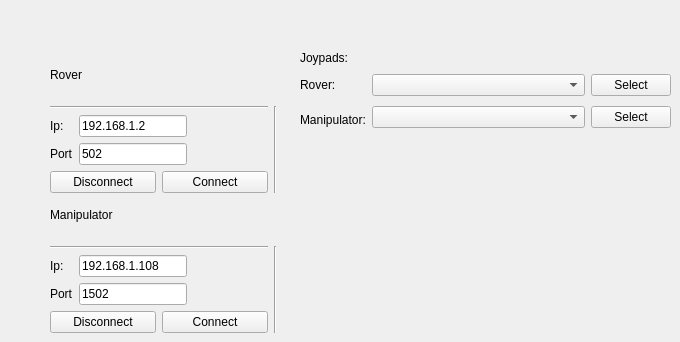
            <widget class="QWidget" name="tab_3">
             <attribute name="title">
              <string>Settings</string>
             </attribute>
             <widget class="QWidget" name="layoutWidget_4">
              <property name="geometry">
               <rect>
                <x>50</x>
                <y>190</y>
                <width>227</width>
                <height>143</height>
               </rect>
              </property>
              <layout class="QVBoxLayout" name="verticalLayout_36">
               <item>
                <widget class="QLabel" name="labelManipulator">
                 <property name="text">
                  <string>Manipulator</string>
                 </property>
                </widget>
               </item>
               <item>
                <layout class="QHBoxLayout" name="horizontalLayout_25">
                 <item>
                  <layout class="QVBoxLayout" name="verticalLayout_37">
                   <item>
                    <widget class="Line" name="line_4">
                     <property name="orientation">
                      <enum>Qt::Horizontal</enum>
                     </property>
                    </widget>
                   </item>
                   <item>
                    <layout class="QVBoxLayout" name="verticalLayout_38">
                     <item>
                      <layout class="QHBoxLayout" name="horizontalLayout_26">
                       <item>
                        <layout class="QHBoxLayout" name="horizontalLayout_27">
                         <item>
                          <layout class="QVBoxLayout" name="verticalLayout_39">
                           <item>
                            <widget class="QLabel" name="labelIpManipulator">
                             <property name="text">
                              <string>Ip:</string>
                             </property>
                            </widget>
                           </item>
                           <item>
                            <widget class="QLabel" name="labelPortManipulator">
                             <property name="text">
                              <string>Port</string>
                             </property>
                            </widget>
                           </item>
                          </layout>
                         </item>
                         <item>
                          <layout class="QVBoxLayout" name="verticalLayout_40">
                           <item>
                            <widget class="QLineEdit" name="lineEditIPManipulator">
                             <property name="text">
                              <string>192.168.1.108</string>
                             </property>
                            </widget>
                           </item>
                           <item>
                            <widget class="QLineEdit" name="lineEditPortManipulator">
                             <property name="text">
                              <string>1502</string>
                             </property>
                            </widget>
                           </item>
                          </layout>
                         </item>
                        </layout>
                       </item>
                       <item>
                        <spacer name="horizontalSpacer_2">
                         <property name="orientation">
                          <enum>Qt::Horizontal</enum>
                         </property>
                         <property name="sizeHint" stdset="0">
                          <size>
                           <width>40</width>
                           <height>20</height>
                          </size>
                         </property>
                        </spacer>
                       </item>
                      </layout>
                     </item>
                     <item>
                      <layout class="QHBoxLayout" name="horizontalLayout_28">
                       <item>
                        <layout class="QHBoxLayout" name="horizontalLayout_29">
                         <item>
                          <widget class="QPushButton" name="pushButtonDisconnectManipulator">
                           <property name="text">
                            <string>Disconnect</string>
                           </property>
                          </widget>
                         </item>
                         <item>
                          <widget class="QPushButton" name="pushButtonConnectManipulator">
                           <property name="text">
                            <string>Connect</string>
                           </property>
                          </widget>
                         </item>
                        </layout>
                       </item>
                      </layout>
                     </item>
                    </layout>
                   </item>
                  </layout>
                 </item>
                 <item>
                  <widget class="Line" name="line_5">
                   <property name="orientation">
                    <enum>Qt::Vertical</enum>
                   </property>
                  </widget>
                 </item>
                </layout>
               </item>
              </layout>
             </widget>
             <widget class="QLabel" name="label_39">
              <property name="geometry">
               <rect>
                <x>300</x>
                <y>50</y>
                <width>57</width>
                <height>15</height>
               </rect>
              </property>
              <property name="text">
               <string>Joypads:</string>
              </property>
             </widget>
             <widget class="QWidget" name="layoutWidget_5">
              <property name="geometry">
               <rect>
                <x>50</x>
                <y>50</y>
                <width>227</width>
                <height>143</height>
               </rect>
              </property>
              <layout class="QVBoxLayout" name="verticalLayout_41">
               <item>
                <widget class="QLabel" name="labelRover">
                 <property name="text">
                  <string>Rover</string>
                 </property>
                </widget>
               </item>
               <item>
                <layout class="QHBoxLayout" name="horizontalLayout_30">
                 <item>
                  <layout class="QVBoxLayout" name="verticalLayout_42">
                   <item>
                    <widget class="Line" name="line">
                     <property name="orientation">
                      <enum>Qt::Horizontal</enum>
                     </property>
                    </widget>
                   </item>
                   <item>
                    <layout class="QVBoxLayout" name="verticalLayout_43">
                     <item>
                      <layout class="QHBoxLayout" name="horizontalLayout_31">
                       <item>
                        <layout class="QHBoxLayout" name="horizontalLayout_32">
                         <item>
                          <layout class="QVBoxLayout" name="verticalLayout_44">
                           <item>
                            <widget class="QLabel" name="labelIpRover">
                             <property name="text">
                              <string>Ip:</string>
                             </property>
                            </widget>
                           </item>
                           <item>
                            <widget class="QLabel" name="labelPortRover">
                             <property name="text">
                              <string>Port</string>
                             </property>
                            </widget>
                           </item>
                          </layout>
                         </item>
                         <item>
                          <layout class="QVBoxLayout" name="verticalLayout_45">
                           <item>
                            <widget class="QLineEdit" name="lineEditIPRover">
                             <property name="text">
                              <string>192.168.1.2</string>
                             </property>
                            </widget>
                           </item>
                           <item>
                            <widget class="QLineEdit" name="lineEditPortRover">
                             <property name="text">
                              <string>502</string>
                             </property>
                            </widget>
                           </item>
                          </layout>
                         </item>
                        </layout>
                       </item>
                       <item>
                        <spacer name="horizontalSpacer_3">
                         <property name="orientation">
                          <enum>Qt::Horizontal</enum>
                         </property>
                         <property name="sizeHint" stdset="0">
                          <size>
                           <width>40</width>
                           <height>20</height>
                          </size>
                         </property>
                        </spacer>
                       </item>
                      </layout>
                     </item>
                     <item>
                      <layout class="QHBoxLayout" name="horizontalLayout_33">
                       <item>
                        <layout class="QHBoxLayout" name="horizontalLayout_34">
                         <item>
                          <widget class="QPushButton" name="pushButtonDisconnectRover">
                           <property name="text">
                            <string>Disconnect</string>
                           </property>
                          </widget>
                         </item>
                         <item>
                          <widget class="QPushButton" name="pushButtonConnectRover">
                           <property name="text">
                            <string>Connect</string>
                           </property>
                          </widget>
                         </item>
                        </layout>
                       </item>
                      </layout>
                     </item>
                    </layout>
                   </item>
                  </layout>
                 </item>
                 <item>
                  <widget class="Line" name="line_3">
                   <property name="orientation">
                    <enum>Qt::Vertical</enum>
                   </property>
                  </widget>
                 </item>
                </layout>
               </item>
              </layout>
             </widget>
             <widget class="QWidget" name="layoutWidget_6">
              <property name="geometry">
               <rect>
                <x>300</x>
                <y>70</y>
                <width>371</width>
                <height>64</height>
               </rect>
              </property>
              <layout class="QHBoxLayout" name="horizontalLayout_35">
               <item>
                <layout class="QVBoxLayout" name="verticalLayout_46">
                 <item>
                  <widget class="QLabel" name="labelRover2">
                   <property name="sizePolicy">
                    <sizepolicy hsizetype="Minimum" vsizetype="Preferred">
                     <horstretch>0</horstretch>
                     <verstretch>0</verstretch>
                    </sizepolicy>
                   </property>
                   <property name="text">
                    <string>Rover:</string>
                   </property>
                  </widget>
                 </item>
                 <item>
                  <widget class="QLabel" name="labelManipulator2">
                   <property name="sizePolicy">
                    <sizepolicy hsizetype="Minimum" vsizetype="Preferred">
                     <horstretch>0</horstretch>
                     <verstretch>0</verstretch>
                    </sizepolicy>
                   </property>
                   <property name="text">
                    <string>Manipulator:</string>
                   </property>
                  </widget>
                 </item>
                </layout>
               </item>
               <item>
                <layout class="QVBoxLayout" name="verticalLayout_47">
                 <item>
                  <widget class="QComboBox" name="comboBoxRoverJoystick">
                   <property name="sizePolicy">
                    <sizepolicy hsizetype="Expanding" vsizetype="Fixed">
                     <horstretch>0</horstretch>
                     <verstretch>0</verstretch>
                    </sizepolicy>
                   </property>
                  </widget>
                 </item>
                 <item>
                  <widget class="QComboBox" name="comboBoxManipulatorJoystick">
                   <property name="sizePolicy">
                    <sizepolicy hsizetype="Expanding" vsizetype="Fixed">
                     <horstretch>0</horstretch>
                     <verstretch>0</verstretch>
                    </sizepolicy>
                   </property>
                  </widget>
                 </item>
                </layout>
               </item>
               <item>
                <layout class="QVBoxLayout" name="verticalLayout_48">
                 <item>
                  <widget class="QPushButton" name="pushButtonSelectRoverJoypad">
                   <property name="sizePolicy">
                    <sizepolicy hsizetype="Minimum" vsizetype="Fixed">
                     <horstretch>0</horstretch>
                     <verstretch>0</verstretch>
                    </sizepolicy>
                   </property>
                   <property name="text">
                    <string>Select</string>
                   </property>
                  </widget>
                 </item>
                 <item>
                  <widget class="QPushButton" name="pushButtonSelectManipulatorJoypad">
                   <property name="sizePolicy">
                    <sizepolicy hsizetype="Minimum" vsizetype="Fixed">
                     <horstretch>0</horstretch>
                     <verstretch>0</verstretch>
                    </sizepolicy>
                   </property>
                   <property name="text">
                    <string>Select</string>
                   </property>
                  </widget>
                 </item>
                </layout>
               </item>
              </layout>
             </widget>
            </widget>
